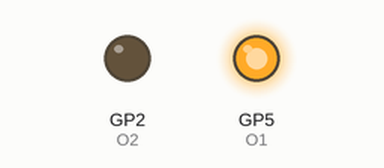
Recording of a program running on a simulated Raspberry Pi Pico running MicroPython. Shown: output pins drawn as LEDs (lit = HIGH).

Above: at 0.5 s.
At 2.5 s:
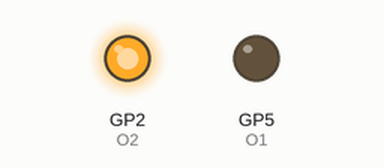
At 3.5 s:
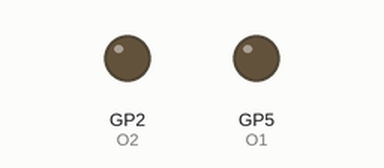
Timing chart, 0 to 5.2 s (numbered marks = the images above):
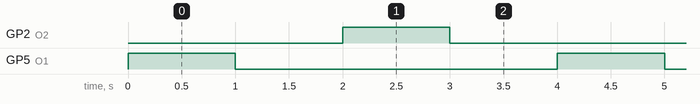

The program:

PM-RLY2CH-002.py
```python
# Example using PICO to drive a 2CH Relay.
# ProMake RPI PICO, Slot 3
# 2ch Relay v1.1
from machine import Pin, Timer
from time import sleep


O1 = machine.Pin(5 , machine.Pin.OUT , machine.Pin.PULL_UP) # Isolated Output-1
O2 = machine.Pin(2 , machine.Pin.OUT , machine.Pin.PULL_UP) # Isolated Output-2


while(True):


    O1.value(1)
    sleep(1)
    O1.value(0)
    sleep(1)

    O2.value(1)
    sleep(1)
    O2.value(0)
    sleep(1)
```

Measured:
- by itself, GP2 (O2), GP5 (O1): alternates HIGH for 1.0 s and LOW for 3.0 s
- by itself, everything shown: repeats every 4.0 s, in 4 steps
